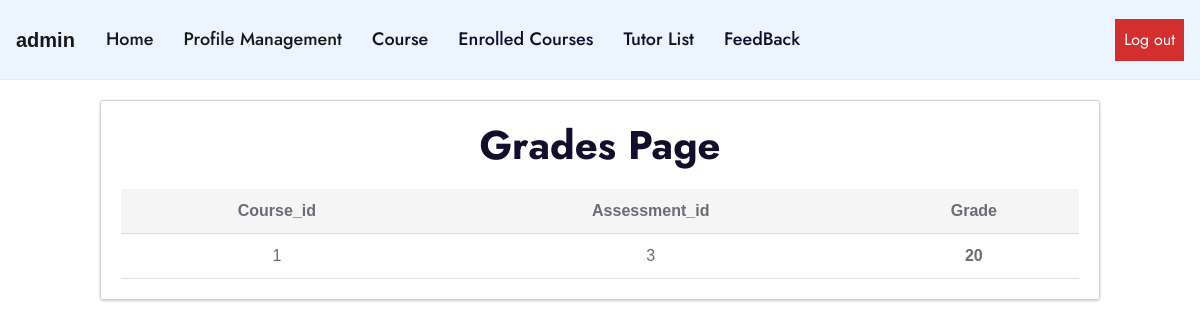
The page /student/grades.php (signed in) on the database its author committed.
### tables this page shows
CREATE TABLE `grades` (
  `id` int(255) NOT NULL,
  `course_id` int(255) NOT NULL,
  `assesment_id` int(255) NOT NULL,
  `user_id` int(255) NOT NULL,
  `grade` int(255) NOT NULL
);

### student/grades.php (the view, shortened to what this page needs)
<?php
include('./header.php');
?>
<!DOCTYPE html>
<html>
<head>
</head>
<body>
  <div class="container">
    <h1>Grades Page</h1>
    <table>
      <thead>
        <tr>
          <th>Course_id</th>
          <th>Assessment_id</th>
          <th>Grade</th>
        </tr>
      </thead>
      <tbody>
        <?php
        include('../dbcon.php');
        $sql = "SELECT course_id,assesment_id, grade FROM grades";
        $result = $con->query($sql);
        if ($result !== false && $result->num_rows > 0) {
          while ($row = $result->fetch_assoc()) {
             $course_id= $row["course_id"];
            $assessment = $row["assesment_id"];
            $grade = $row["grade"];
            echo "<tr>";
            echo "<td>$course_id</td>";
            echo "<td>$assessment</td>";
            echo "<td class='grade-label'>$grade</td>";
            echo "</tr>";
          }
        } else {
          echo "<tr><td colspan='2'>No grades found</td></tr>";
        }
        ?>
      </tbody>
    </table>
  </div>
</body>
</html>

### css/t_dash_style.css (style rules this page uses)
body { background-color: #f4f4f4; font-family: Arial, sans-serif; font-size: 16px; }
.container { background-color: #fff; padding: 20px; margin-top: 20px; box-shadow: 0px 1px 3px rgba(0, 0, 0, 0.2); animation: fadeIn 0.5s ease-in-out; }

### css/nav_style.css (style rules this page uses)
body { background-color: #ffffff; font-family: Arial, sans-serif; }

### student/grades.php (style rules this page uses)
body { font-family: Arial, sans-serif; margin: 0; padding: 0; }
.container { max-width: 1000px; margin: 10 auto; padding: 20px; border: 1px solid lightgrey; border-radius: 3px; }
h1 { text-align: center; margin-top: 0; }
table { width: 100%; border-collapse: collapse; margin-top: 20px; }
table th, table td { padding: 10px; text-align: center; border-bottom: 1px solid #ddd; }
table th { background-color: #f5f5f5; }
.grade-label { font-weight: bold; }

### rows shown on the page
grades: course "1", assesment "3", grade "20"

### other values the page prints
$_SESSION['user_name'] "admin"
